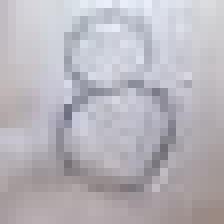
#> input picture Fotos/reshaped_images/WIN_20221116_20_35_58_Pro.jpg, 28 x 28 px, found by its file name (shown 8 times larger)
$ jupyter execute --allow-errors MNIST_ANN.ipynb   (shell and % lines are left out)
#> lines starting #> are read from the running program, lines starting #| are printed output that depends on the picture
# Libraries

[cell 1]
import numpy
# spicy.special for the sigmoid function expit()
import scipy.special
# library for plotting arrays
import matplotlib.pyplot
# ensure the plots are inside this notebook, not an external widow.

# Script

[cell 2]
# Artificial Neural Network Class definition
class neuralNetwork:

    # initialise the neural network (with these parameters)
    def __init__(self, inputnodes, hiddennodes, outputnodes, learningrate):

        # set the number of nodes in each input, hidden, output layer
        self.inodes = inputnodes
        self.hnodes = hiddennodes
        self.onodes = outputnodes

        # link weights matrices, Wih & Who
        # weights inside the arrays are w_i_j, where the link is from
        # node i to node j in the next layer
        # W11 -> W21
        # W12 -> W22, etc.

        # weights from input to hidden layer
        self.wih = numpy.random.normal(0.0, pow(self.inodes, -0.5), (self.hnodes, self.inodes))
        # weights from hidden to output layer
        self.who = numpy.random.normal(0.0, pow(self.hnodes, -0.5), (self.onodes, self.hnodes))

        # set the learning rate
        self.lr = learningrate

        # Activation function / Sigmoid - using scipy.special (library/ module)
        self.activation_function = lambda x: scipy.special.expit(x)

        pass

    # train the neural network
    def train(self, inputs_list, target_list):

        # Converts inputs lists into a 2D array
        inputs = numpy.array(inputs_list, ndmin=2).T
        targets = numpy.array(target_list, ndmin=2).T

        # Calculate signals that I'll pass into the activation
        # function in the hidden layer
        hidden_inputs = numpy.dot(self.wih, inputs)
        # Calculate the signal emergin from the hidden layer
        hidden_outputs = self.activation_function(hidden_inputs)

        # Calculate signals that I'll pass into the activation
        # function in the final output layer
        final_inputs = numpy.dot(self.who, hidden_outputs)
        # Calculate the signals emergin fron the output layer / The Final Output
        final_outputs = self.activation_function(final_inputs)

        # Calculate the error wich is (target - actual)
        output_errors = targets - final_outputs

        # Hidden layer error
        hidden_errors = numpy.dot(self.who.T, output_errors)

        # Update the weights for the links between the hidden and output layers
        self.who += self.lr * numpy.dot((output_errors *  final_outputs * (1.0 - final_outputs)), numpy.transpose(hidden_outputs))
        # Update the weights for the links between the input and hidden layers
        self.wih += self.lr * numpy.dot((hidden_errors * hidden_outputs * (1.0 - hidden_outputs)), numpy.transpose(inputs))

        pass

    # query the neural network
    # give an answer from the output nodes after being given an input
    def query(self, inputs_list):

        # Convert input list into a 2d array
        inputs = numpy.array(inputs_list, ndmin=2).T

        #  Calculate signals into hidden layer (input * weights)
        hidden_inputs = numpy.dot(self.wih, inputs)
        # Calculate the signals emerging from the hidden layers
        hidden_outputs = self.activation_function(hidden_inputs)

        # Calculate signals into final output layer
        final_inputs = numpy.dot(self.who, hidden_outputs)
        # Calculate the signals emerging from the final output layer
        final_outputs = self.activation_function(final_inputs)

        return final_outputs

# Training

[cell 3]
# number of input, hidden and output nodes
input_nodes = 784
hidden_nodes = 100
output_nodes = 10

# learning rate is 0.3
learning_rate = 0.2

# create instance of neural network
n = neuralNetwork(input_nodes, hidden_nodes, output_nodes, learning_rate)

# load the MNIST training data CSV file into a list
#> (the rest of this cell did not finish here and is left out)

# Test

#> (a cell that did not finish here is left out)

# Test with my| own images

[cell 5]
import PIL
print("Pillow version:", PIL.__version__)

**Path**

[cell 6]
image_path = r"Fotos\reshaped_images\WIN_20221116_20_35_58_Pro.jpg"

[cell 7]
# Load an image

# load and show an image with Pillow
from PIL import Image
# Open the image form working directory
image = Image.open(image_path).convert("L")
# summarize some details about the image
print(image.format)
#| None
print(image.size)
#| (28, 28)
print(image.mode)
#| L

# this opens the .png file
# image.show()

[cell 8]
# load and display an image with Matplotlib
from matplotlib import image
from matplotlib import pyplot
# load image as pixel array
image = image.imread(image_path)
#> image is the input picture: shape (28, 28, 3); mean R, G, B 183.5, 180.7, 187.4
# summarize shape of the pixel array
print(image.dtype)
#| uint8
print(image.shape)
#| (28, 28, 3)
# display the array of pixels as an image
pyplot.imshow(image)
pyplot.show()

[cell 9]
# 402 pixels wide, 402 pixels high, 3 denotes color chanels for RGB (red, green & blue)

[cell 10]
# Convert to NumPy Array

from numpy import asfarray
# load the image
image = Image.open(image_path).convert("L")
# convert image to numpy array
data = asfarray(image)
print(type(data))
#| <class 'numpy.ndarray'>
# summarize shape
print(data.shape)
#| (28, 28)

[cell 11]
img_data = 255.0 - data.reshape(784)
#> img_data = 784 values, max 144 at index 524, min 17 at index 13, mean 72.73
img_data = (img_data / 255.0 * 0.99) + 0.01
#> img_data = 784 values, max 0.569 at index 524, min 0.076 at index 13, mean 0.292

[cell 12]
inputs = img_data
#> inputs has the same summary as img_data

# Query the ANN
outputs = n.query(inputs)
#> in query, `inputs = numpy.array(inputs_list, ndmin=2).T`: inputs has the same summary as img_data outside query
#> in query, `hidden_inputs = numpy.dot(self.wih, inputs)`: hidden_inputs = 100 values, max 0.785 at index 20, min -0.914 at index 69, mean -0.042
#> in query, `hidden_inputs = numpy.dot(self.wih, inputs)`:
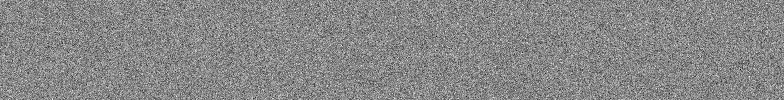
#> self.wih: shape (100, 784) float64; min -0.173, max 0.151, mean -9.76e-05; drawn with min black and max white
#> in query, `hidden_outputs = self.activation_function(hidden_inputs)`: hidden_outputs = 100 values, max 0.687 at index 20, min 0.286 at index 69, mean 0.49
#> in query, `final_inputs = numpy.dot(self.who, hidden_outputs)`: final_inputs = [-0.101, -0.0935, -0.408, 0.00498, -0.3, 0.264, -0.71, 1.08, 0.114, -0.0966]
#> in query, `final_outputs = self.activation_function(final_inputs)`: final_outputs = [0.475, 0.477, 0.399, 0.501, 0.426, 0.565, 0.33, 0.746, 0.528, 0.476]
#> outputs has the same summary as final_outputs in query

# The index of the highest value correspond to the label
label = numpy.argmax(outputs)
#> label = 7
print("El número ingresado es un:",label)
#| El número ingresado es un: 7
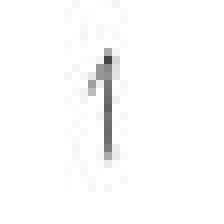
#> input picture Fotos/reshaped_images/20221116_165238000_iOS.jpg, 28 x 28 px, found by its file name (shown 8 times larger)
#> `img_data = 255.0 - data.reshape(784)`: img_data = 784 values, max 187 at index 209, min 0 at index 0, mean 3.63
#> `img_data = (img_data / 255.0 * 0.99) + 0.01`: img_data = 784 values, max 0.736 at index 209, min 0.01 at index 0, mean 0.0241
#> `inputs = img_data`: inputs has the same summary as img_data

[cell 13]
# NOTE
# label 1 - output 1 - good
# label 2 - output 2 - good
# label 3 - output 9 - bad
# label 4 - output 4 - good
# label 4 - output 9 - bad
# label 5 - output 7 - bad
# label 6 - output 4 - bad
# label 7 - output 3 - bad
# label 8 - output 5 - bad
# label 9 - output 1 - bad
# label 7 - output 5 - bad

# Acuraccy
print(float(3 / 11))

# Trying Test with a loop

[cell 14]
# for reading images
import PIL
# for plot
from matplotlib import image
from matplotlib import pyplot
# to convert arrays into float arrays
from numpy import asfarray

list of paths

[cell 15]
paths = [r"Fotos\reshaped_images\20221116_165238000_iOS.jpg",
r"Fotos\reshaped_images\20221116_165251000_iOS.jpg",
r"Fotos\reshaped_images\20221116_165313000_iOS.jpg",
r"Fotos\reshaped_images\20221116_165326000_iOS.jpg",
r"Fotos\reshaped_images\20221116_165337000_iOS.jpg",
r"Fotos\reshaped_images\20221116_165359000_iOS.jpg",
r"Fotos\reshaped_images\20221116_165421000_iOS.jpg",
r"Fotos\reshaped_images\20221116_165437000_iOS.jpg",
r"Fotos\reshaped_images\20221116_165447000_iOS.jpg",
r"Fotos\reshaped_images\20221116_165459000_iOS.jpg",
r"Fotos\reshaped_images\20221116_165517000_iOS.jpg",]

[cell 16]
labels = [1, 2, 3, 4, 4, 5, 6, 7, 8, 9, 7]

[cell 17]
cont = 0
scorecard = []
#> (the rest of this cell did not finish here and is left out)

#> `outputs = n.query(inputs)`: outputs = [0.481, 0.444, 0.411, 0.49, 0.41, 0.574, 0.345, 0.744, 0.526, 0.468]
#| ANN prediction: 7 - Real number: 1

    # The index of the highest value correspond to the label
    label = numpy.argmax(outputs)
    print("ANN prediction:",label, "- Real number:", labels[cont])

    if label == labels[cont]:
        scorecard.append(1)
    else:
        scorecard.append(0)

    cont += 1

[cell 18]
print(scorecard)
# calculate performance
scorecard_array = numpy.asarray(scorecard)
#> scorecard_array = [0, 0, 0]
print("performance = ", scorecard_array.sum() / scorecard_array.size)
#| performance =  0.0
